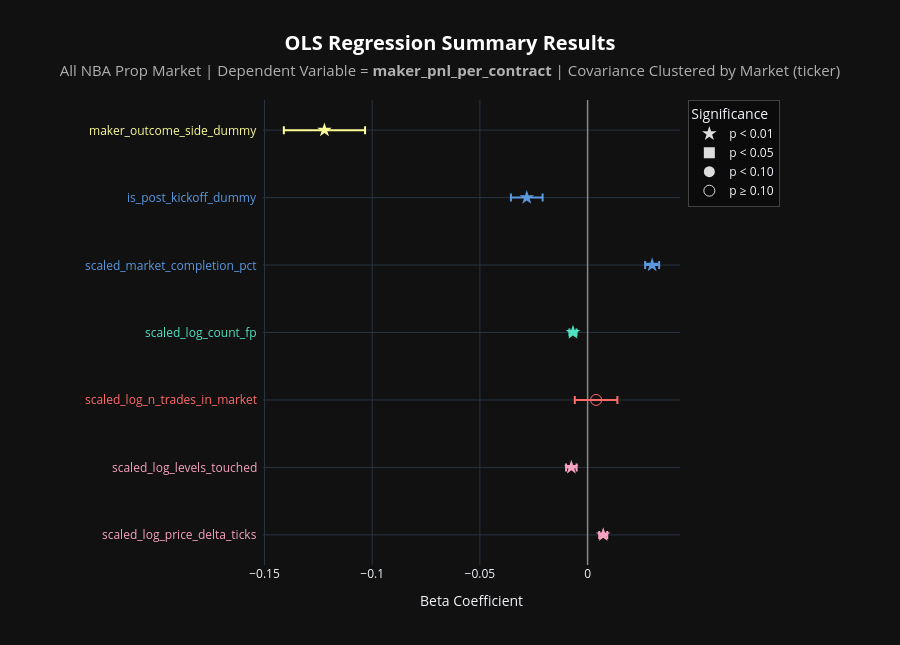

Notebook source saved alongside this figure:
### Code cell
# Regression Analysis: Maker PnL
# Note, hover for regression details

graph_regression(
    df           = kalshi_df,
    graph_title  = "All NBA",
    side         = 'maker',
    n_req_trades = 500,
    show_const   = False
)

### Figure 1 — Plotly figure (JSON) as saved in the notebook; plotly's stock layout.template omitted (floating-point values rounded to 4 significant figures)
{"data": [{"customdata": [[1.958e-14, 0.0009486, 7.653, 2.112e-25, 0.0006971, 10.42, 1.361, 0.005401, 0.00912]], "error_x": {"array": [0.001859], "color": "#F7A2C0", "type": "data", "visible": true}, "hovertemplate": "<b>Independent Variable:</b> %{y}<br><b>Beta:</b> %{x:.4f}<br><b>95% CI:</b> [%{customdata[7]:.4f}, %{customdata[8]:.4f}]<br><br><b>Clustered (by ticker):</b><br>p-value: %{customdata[0]:.4f}<br>Std Error: %{customdata[1]:.4f}<br>t-statistic: %{customdata[2]:.2f}<br><br><b>Naive (non-clustered):</b><br>p-value: %{customdata[3]:.4f}<br>Std Error: %{customdata[4]:.4f}<br>t-statistic: %{customdata[5]:.2f}<br><br><b>SE inflation (clustered / naive):</b> %{customdata[6]:.2f}x<extra></extra>", "marker": {"color": "#F7A2C0", "size": 11, "symbol": "star"}, "mode": "markers", "showlegend": false, "type": "scatter", "x": [0.00726], "y": ["scaled_log_price_delta_ticks"]}, {"customdata": [[1.199e-09, 0.001241, -6.08, 1.635e-26, 0.0007083, -10.66, 1.753, -0.009981, -0.005115]], "error_x": {"array": [0.002433], "color": "#F7A2C0", "type": "data", "visible": true}, "hovertemplate": "<b>Independent Variable:</b> %{y}<br><b>Beta:</b> %{x:.4f}<br><b>95% CI:</b> [%{customdata[7]:.4f}, %{customdata[8]:.4f}]<br><br><b>Clustered (by ticker):</b><br>p-value: %{customdata[0]:.4f}<br>Std Error: %{customdata[1]:.4f}<br>t-statistic: %{customdata[2]:.2f}<br><br><b>Naive (non-clustered):</b><br>p-value: %{customdata[3]:.4f}<br>Std Error: %{customdata[4]:.4f}<br>t-statistic: %{customdata[5]:.2f}<br><br><b>SE inflation (clustered / naive):</b> %{customdata[6]:.2f}x<extra></extra>", "marker": {"color": "#F7A2C0", "size": 11, "symbol": "star"}, "mode": "markers", "showlegend": false, "type": "scatter", "x": [-0.007548], "y": ["scaled_log_levels_touched"]}, {"customdata": [[0.4342, 0.005038, 0.7821, 3.864e-37, 0.0003095, 12.73, 16.28, -0.005934, 0.01382]], "error_x": {"array": [0.009875], "color": "#FF6B6B", "type": "data", "visible": true}, "hovertemplate": "<b>Independent Variable:</b> %{y}<br><b>Beta:</b> %{x:.4f}<br><b>95% CI:</b> [%{customdata[7]:.4f}, %{customdata[8]:.4f}]<br><br><b>Clustered (by ticker):</b><br>p-value: %{customdata[0]:.4f}<br>Std Error: %{customdata[1]:.4f}<br>t-statistic: %{customdata[2]:.2f}<br><br><b>Naive (non-clustered):</b><br>p-value: %{customdata[3]:.4f}<br>Std Error: %{customdata[4]:.4f}<br>t-statistic: %{customdata[5]:.2f}<br><br><b>SE inflation (clustered / naive):</b> %{customdata[6]:.2f}x<extra></extra>", "marker": {"color": "#FF6B6B", "size": 11, "symbol": "circle-open"}, "mode": "markers", "showlegend": false, "type": "scatter", "x": [0.00394], "y": ["scaled_log_n_trades_in_market"]}, {"customdata": [[5.43e-16, 0.0008375, -8.101, 8.442e-97, 0.000325, -20.88, 2.577, -0.008427, -0.005144]], "error_x": {"array": [0.001642], "color": "#50E3C2", "type": "data", "visible": true}, "hovertemplate": "<b>Independent Variable:</b> %{y}<br><b>Beta:</b> %{x:.4f}<br><b>95% CI:</b> [%{customdata[7]:.4f}, %{customdata[8]:.4f}]<br><br><b>Clustered (by ticker):</b><br>p-value: %{customdata[0]:.4f}<br>Std Error: %{customdata[1]:.4f}<br>t-statistic: %{customdata[2]:.2f}<br><br><b>Naive (non-clustered):</b><br>p-value: %{customdata[3]:.4f}<br>Std Error: %{customdata[4]:.4f}<br>t-statistic: %{customdata[5]:.2f}<br><br><b>SE inflation (clustered / naive):</b> %{customdata[6]:.2f}x<extra></extra>", "marker": {"color": "#50E3C2", "size": 11, "symbol": "star"}, "mode": "markers", "showlegend": false, "type": "scatter", "x": [-0.006785], "y": ["scaled_log_count_fp"]}, {"customdata": [[1.536e-72, 0.001663, 18.01, 0, 0.0003998, 74.93, 4.16, 0.0267, 0.03322]], "error_x": {"array": [0.00326], "color": "#5A99E0", "type": "data", "visible": true}, "hovertemplate": "<b>Independent Variable:</b> %{y}<br><b>Beta:</b> %{x:.4f}<br><b>95% CI:</b> [%{customdata[7]:.4f}, %{customdata[8]:.4f}]<br><br><b>Clustered (by ticker):</b><br>p-value: %{customdata[0]:.4f}<br>Std Error: %{customdata[1]:.4f}<br>t-statistic: %{customdata[2]:.2f}<br><br><b>Naive (non-clustered):</b><br>p-value: %{customdata[3]:.4f}<br>Std Error: %{customdata[4]:.4f}<br>t-statistic: %{customdata[5]:.2f}<br><br><b>SE inflation (clustered / naive):</b> %{customdata[6]:.2f}x<extra></extra>", "marker": {"color": "#5A99E0", "size": 11, "symbol": "star"}, "mode": "markers", "showlegend": false, "type": "scatter", "x": [0.02996], "y": ["scaled_market_completion_pct"]}, {"customdata": [[5.205e-14, 0.003752, -7.527, 4.231e-194, 0.0009502, -29.72, 3.949, -0.0356, -0.02089]], "error_x": {"array": [0.007354], "color": "#5A99E0", "type": "data", "visible": true}, "hovertemplate": "<b>Independent Variable:</b> %{y}<br><b>Beta:</b> %{x:.4f}<br><b>95% CI:</b> [%{customdata[7]:.4f}, %{customdata[8]:.4f}]<br><br><b>Clustered (by ticker):</b><br>p-value: %{customdata[0]:.4f}<br>Std Error: %{customdata[1]:.4f}<br>t-statistic: %{customdata[2]:.2f}<br><br><b>Naive (non-clustered):</b><br>p-value: %{customdata[3]:.4f}<br>Std Error: %{customdata[4]:.4f}<br>t-statistic: %{customdata[5]:.2f}<br><br><b>SE inflation (clustered / naive):</b> %{customdata[6]:.2f}x<extra></extra>", "marker": {"color": "#5A99E0", "size": 11, "symbol": "star"}, "mode": "markers", "showlegend": false, "type": "scatter", "x": [-0.02824], "y": ["is_post_kickoff_dummy"]}, {"customdata": [[5.761e-37, 0.009618, -12.7, 0, 0.0008146, -150.0, 11.81, -0.141, -0.1033]], "error_x": {"array": [0.01885], "color": "#FDFD96", "type": "data", "visible": true}, "hovertemplate": "<b>Independent Variable:</b> %{y}<br><b>Beta:</b> %{x:.4f}<br><b>95% CI:</b> [%{customdata[7]:.4f}, %{customdata[8]:.4f}]<br><br><b>Clustered (by ticker):</b><br>p-value: %{customdata[0]:.4f}<br>Std Error: %{customdata[1]:.4f}<br>t-statistic: %{customdata[2]:.2f}<br><br><b>Naive (non-clustered):</b><br>p-value: %{customdata[3]:.4f}<br>Std Error: %{customdata[4]:.4f}<br>t-statistic: %{customdata[5]:.2f}<br><br><b>SE inflation (clustered / naive):</b> %{customdata[6]:.2f}x<extra></extra>", "marker": {"color": "#FDFD96", "size": 11, "symbol": "star"}, "mode": "markers", "showlegend": false, "type": "scatter", "x": [-0.1222], "y": ["maker_outcome_side_dummy"]}, {"hoverinfo": "skip", "marker": {"color": "#dddddd", "size": 11, "symbol": "star"}, "mode": "markers", "name": "p < 0.01", "showlegend": true, "type": "scatter", "x": [null], "y": [null]}, {"hoverinfo": "skip", "marker": {"color": "#dddddd", "size": 11, "symbol": "square"}, "mode": "markers", "name": "p < 0.05", "showlegend": true, "type": "scatter", "x": [null], "y": [null]}, {"hoverinfo": "skip", "marker": {"color": "#dddddd", "size": 11, "symbol": "circle"}, "mode": "markers", "name": "p < 0.10", "showlegend": true, "type": "scatter", "x": [null], "y": [null]}, {"hoverinfo": "skip", "marker": {"color": "#dddddd", "size": 11, "symbol": "circle-open"}, "mode": "markers", "name": "p ≥ 0.10", "showlegend": true, "type": "scatter", "x": [null], "y": [null]}], "layout": {"annotations": [{"font": {"color": "#F7A2C0", "size": 12}, "showarrow": false, "text": "scaled_log_price_delta_ticks", "x": -0.01, "xanchor": "right", "xref": "paper", "y": "scaled_log_price_delta_ticks", "yanchor": "middle", "yref": "y"}, {"font": {"color": "#F7A2C0", "size": 12}, "showarrow": false, "text": "scaled_log_levels_touched", "x": -0.01, "xanchor": "right", "xref": "paper", "y": "scaled_log_levels_touched", "yanchor": "middle", "yref": "y"}, {"font": {"color": "#FF6B6B", "size": 12}, "showarrow": false, "text": "scaled_log_n_trades_in_market", "x": -0.01, "xanchor": "right", "xref": "paper", "y": "scaled_log_n_trades_in_market", "yanchor": "middle", "yref": "y"}, {"font": {"color": "#50E3C2", "size": 12}, "showarrow": false, "text": "scaled_log_count_fp", "x": -0.01, "xanchor": "right", "xref": "paper", "y": "scaled_log_count_fp", "yanchor": "middle", "yref": "y"}, {"font": {"color": "#5A99E0", "size": 12}, "showarrow": false, "text": "scaled_market_completion_pct", "x": -0.01, "xanchor": "right", "xref": "paper", "y": "scaled_market_completion_pct", "yanchor": "middle", "yref": "y"}, {"font": {"color": "#5A99E0", "size": 12}, "showarrow": false, "text": "is_post_kickoff_dummy", "x": -0.01, "xanchor": "right", "xref": "paper", "y": "is_post_kickoff_dummy", "yanchor": "middle", "yref": "y"}, {"font": {"color": "#FDFD96", "size": 12}, "showarrow": false, "text": "maker_outcome_side_dummy", "x": -0.01, "xanchor": "right", "xref": "paper", "y": "maker_outcome_side_dummy", "yanchor": "middle", "yref": "y"}], "height": 645, "legend": {"bgcolor": "rgba(0,0,0,0.35)", "bordercolor": "#444444", "borderwidth": 1, "title": {"text": "Significance"}, "x": 1.02, "xanchor": "left", "y": 1, "yanchor": "top"}, "margin": {"l": 263, "r": 220}, "paper_bgcolor": "#111111", "plot_bgcolor": "#111111", "title": {"font": {"color": "#ffffff", "size": 20}, "text": "<b>OLS Regression Summary Results</b><br><span style='font-size: 15px; color: #b0b0b0;'>All NBA Prop Market | Dependent Variable = <b>maker_pnl_per_contract</b> | Covariance Clustered by Market (ticker)</span>", "x": 0.5, "xanchor": "center"}, "xaxis": {"title": {"text": "Beta Coefficient"}, "zeroline": true, "zerolinecolor": "#888888", "zerolinewidth": 1.5}, "yaxis": {"showticklabels": false, "title": {}}}}
